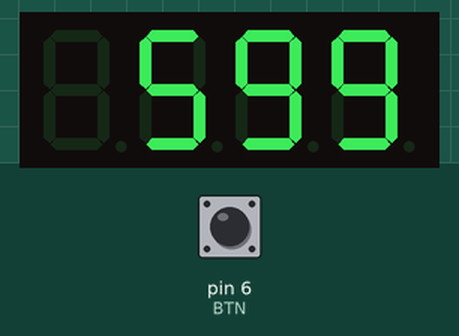
The sketch below on a simulated Arduino Uno, built with avr-gcc and run on an emulated ATmega328P. Shown: 4-digit seven-segment display. Inputs (shaded band) come from the test bench; at power-on: pin 6 (BTN) HIGH.

Above: at 1.6 s.
1.7 s: pin 6 (BTN) pulled LOW for 3.2 s
At 3.8 s:
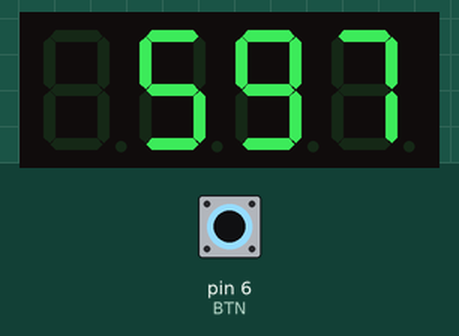
At 4.87 s:
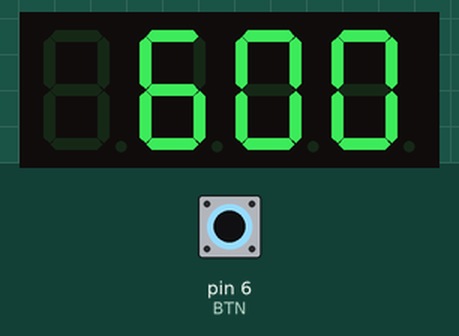
Timing chart, 0 to 6.4 s (numbered marks = the images above; inputs shaded):
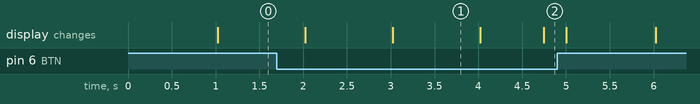

The sketch:

countdown_timer.ino
```cpp
#include <Arduino.h>
#include <TM1637Display.h>
#include <Bounce2.h>

#define CLK 2
#define DIO 3
#define BTN 6
#define START_TIME 600
#define RESET_HOLD_TIME 3000 // Time in ms to hold for reset (3 seconds)

TM1637Display display(CLK, DIO);
Bounce btn = Bounce();

// Variables to track time without blocking the code
unsigned long lastTick = 0;
unsigned long buttonPressedTime = 0;
int timeLeft = START_TIME;
bool isDone = false;

const uint8_t SEG_DONE[] = {
  SEG_B | SEG_C | SEG_D | SEG_E | SEG_G,           // d
  SEG_A | SEG_B | SEG_C | SEG_D | SEG_E | SEG_F,   // O
  SEG_C | SEG_E | SEG_G,                           // n
  SEG_A | SEG_D | SEG_E | SEG_F | SEG_G            // E
};

void setup() {
  display.setBrightness(0x0f);
  pinMode(BTN, INPUT_PULLUP);
  btn.attach(BTN);
  btn.interval(25);


  display.showNumberDec(timeLeft);
}

void loop() {
  btn.update();

  // --- 1. HANDLE BUTTON HOLD TO RESET ---
  if (btn.fell()) {
    buttonPressedTime = millis(); // Record when the button was first pressed
  }

  if (btn.read() == LOW) { // Button is currently being held
    if (millis() - buttonPressedTime >= RESET_HOLD_TIME) {
      timeLeft = START_TIME;
      isDone = false;
      display.showNumberDec(timeLeft);
      // Optional: Flash the display to show reset happened
    }
  }

  // --- 2. HANDLE THE COUNTDOWN ---
  if (!isDone) {
    // Check if 1 second (1000ms) has passed
    if (millis() - lastTick >= 1000) {
      lastTick = millis();
      timeLeft--;

      if (timeLeft <= 0) {
        timeLeft = 0;
        isDone = true;
      }
      display.showNumberDec(timeLeft);
    }
  }

  // --- 3. HANDLE THE "DONE" BLINKING ---
  else {
    // Simple blinking logic using millis so button remains responsive
    if ((millis() / 500) % 2 == 0) {
      display.setSegments(SEG_DONE);
    } else {
      display.clear();
    }
  }
}
```

Measured:
- what the display in image 1 shows lasts 1.0 s, from 3.0 s to 4.0 s
